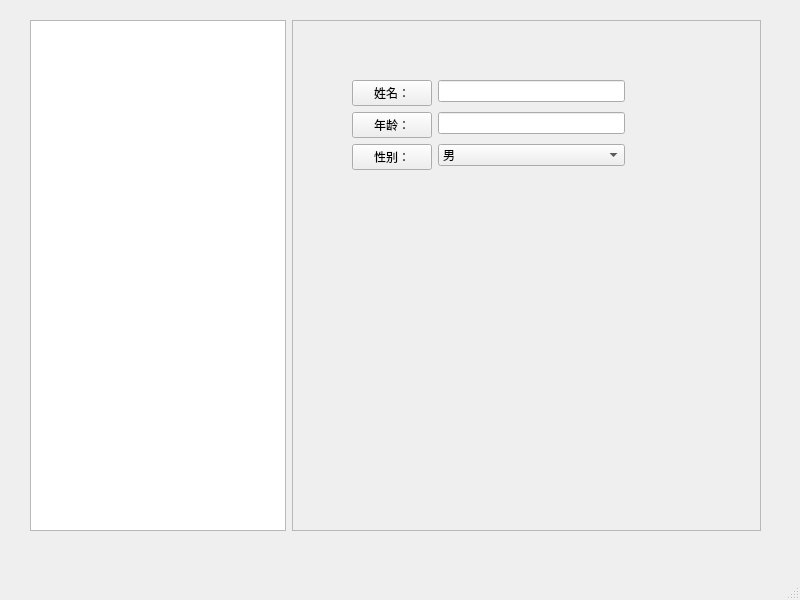
<?xml version="1.0" encoding="UTF-8"?>
<ui version="4.0">
 <class>MainWindow</class>
 <widget class="QMainWindow" name="MainWindow">
  <property name="geometry">
   <rect>
    <x>0</x>
    <y>0</y>
    <width>800</width>
    <height>600</height>
   </rect>
  </property>
  <property name="windowTitle">
   <string>MainWindow</string>
  </property>
  <widget class="QWidget" name="centralwidget">
   <widget class="QWidget" name="formLayoutWidget">
    <property name="geometry">
     <rect>
      <x>30</x>
      <y>20</y>
      <width>731</width>
      <height>511</height>
     </rect>
    </property>
    <layout class="QFormLayout" name="formLayout">
     <item row="0" column="0">
      <widget class="QTextEdit" name="textEdit">
       <property name="sizePolicy">
        <sizepolicy hsizetype="Expanding" vsizetype="Expanding">
         <horstretch>1</horstretch>
         <verstretch>1</verstretch>
        </sizepolicy>
       </property>
      </widget>
     </item>
     <item row="0" column="1">
      <widget class="QFrame" name="frame">
       <property name="sizePolicy">
        <sizepolicy hsizetype="Preferred" vsizetype="Preferred">
         <horstretch>2</horstretch>
         <verstretch>1</verstretch>
        </sizepolicy>
       </property>
       <property name="frameShape">
        <enum>QFrame::StyledPanel</enum>
       </property>
       <property name="frameShadow">
        <enum>QFrame::Raised</enum>
       </property>
       <widget class="QWidget" name="">
        <property name="geometry">
         <rect>
          <x>60</x>
          <y>60</y>
          <width>273</width>
          <height>100</height>
         </rect>
        </property>
        <layout class="QFormLayout" name="formLayout_2">
         <item row="0" column="0">
          <widget class="QPushButton" name="pushButton">
           <property name="text">
            <string>姓名：</string>
           </property>
          </widget>
         </item>
         <item row="0" column="1">
          <widget class="QLineEdit" name="lineEdit"/>
         </item>
         <item row="1" column="0">
          <widget class="QPushButton" name="pushButton_2">
           <property name="text">
            <string>年龄：</string>
           </property>
          </widget>
         </item>
         <item row="1" column="1">
          <widget class="QLineEdit" name="lineEdit_2"/>
         </item>
         <item row="2" column="0">
          <widget class="QPushButton" name="pushButton_3">
           <property name="text">
            <string>性别：</string>
           </property>
          </widget>
         </item>
         <item row="2" column="1">
          <widget class="QComboBox" name="comboBox">
           <item>
            <property name="text">
             <string>男</string>
            </property>
           </item>
           <item>
            <property name="text">
             <string>女</string>
            </property>
           </item>
          </widget>
         </item>
        </layout>
       </widget>
      </widget>
     </item>
    </layout>
   </widget>
  </widget>
  <widget class="QMenuBar" name="menubar">
   <property name="geometry">
    <rect>
     <x>0</x>
     <y>0</y>
     <width>800</width>
     <height>26</height>
    </rect>
   </property>
  </widget>
  <widget class="QStatusBar" name="statusbar"/>
 </widget>
 <resources/>
 <connections/>
</ui>
